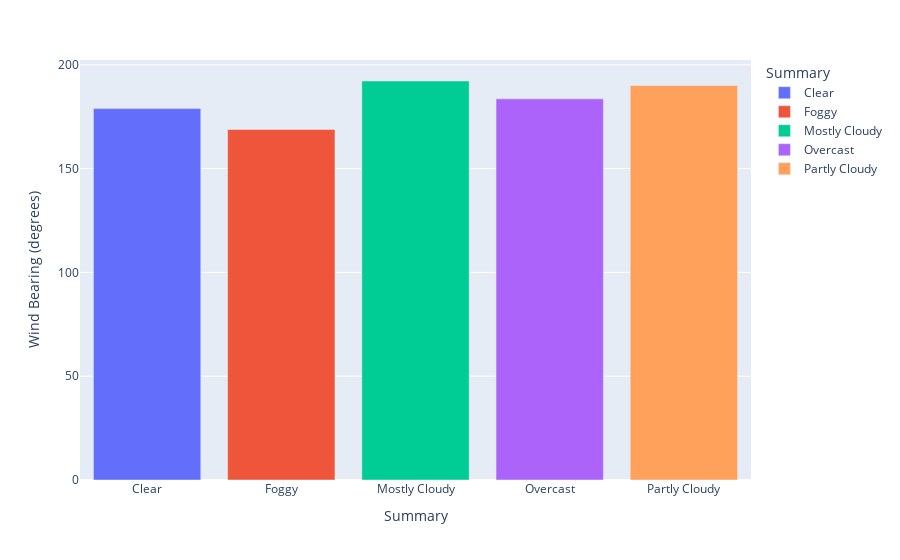

The code cell stored with this chart in its notebook:
### Code cell
fig_wb.show()

### Figure 1 — Plotly figure (JSON) as saved in the notebook; plotly's stock layout.template omitted (floating-point values rounded to 4 significant figures)
{"data": [{"alignmentgroup": "True", "hovertemplate": "Summary=%{x}<br>Wind Bearing (degrees)=%{y}<extra></extra>", "legendgroup": "Clear", "marker": {"color": "#636efa", "pattern": {"shape": ""}}, "name": "Clear", "offsetgroup": "Clear", "orientation": "v", "showlegend": true, "textposition": "auto", "type": "bar", "x": ["Clear"], "xaxis": "x", "y": [178.9], "yaxis": "y"}, {"alignmentgroup": "True", "hovertemplate": "Summary=%{x}<br>Wind Bearing (degrees)=%{y}<extra></extra>", "legendgroup": "Foggy", "marker": {"color": "#EF553B", "pattern": {"shape": ""}}, "name": "Foggy", "offsetgroup": "Foggy", "orientation": "v", "showlegend": true, "textposition": "auto", "type": "bar", "x": ["Foggy"], "xaxis": "x", "y": [168.9], "yaxis": "y"}, {"alignmentgroup": "True", "hovertemplate": "Summary=%{x}<br>Wind Bearing (degrees)=%{y}<extra></extra>", "legendgroup": "Mostly Cloudy", "marker": {"color": "#00cc96", "pattern": {"shape": ""}}, "name": "Mostly Cloudy", "offsetgroup": "Mostly Cloudy", "orientation": "v", "showlegend": true, "textposition": "auto", "type": "bar", "x": ["Mostly Cloudy"], "xaxis": "x", "y": [192.2], "yaxis": "y"}, {"alignmentgroup": "True", "hovertemplate": "Summary=%{x}<br>Wind Bearing (degrees)=%{y}<extra></extra>", "legendgroup": "Overcast", "marker": {"color": "#ab63fa", "pattern": {"shape": ""}}, "name": "Overcast", "offsetgroup": "Overcast", "orientation": "v", "showlegend": true, "textposition": "auto", "type": "bar", "x": ["Overcast"], "xaxis": "x", "y": [183.6], "yaxis": "y"}, {"alignmentgroup": "True", "hovertemplate": "Summary=%{x}<br>Wind Bearing (degrees)=%{y}<extra></extra>", "legendgroup": "Partly Cloudy", "marker": {"color": "#FFA15A", "pattern": {"shape": ""}}, "name": "Partly Cloudy", "offsetgroup": "Partly Cloudy", "orientation": "v", "showlegend": true, "textposition": "auto", "type": "bar", "x": ["Partly Cloudy"], "xaxis": "x", "y": [190.0], "yaxis": "y"}], "layout": {"barmode": "relative", "legend": {"title": {"text": "Summary"}, "tracegroupgap": 0}, "margin": {"t": 60}, "xaxis": {"anchor": "y", "categoryarray": ["Clear", "Foggy", "Mostly Cloudy", "Overcast", "Partly Cloudy"], "categoryorder": "array", "domain": [0, 1], "title": {"text": "Summary"}}, "yaxis": {"anchor": "x", "domain": [0, 1], "title": {"text": "Wind Bearing (degrees)"}}}}
